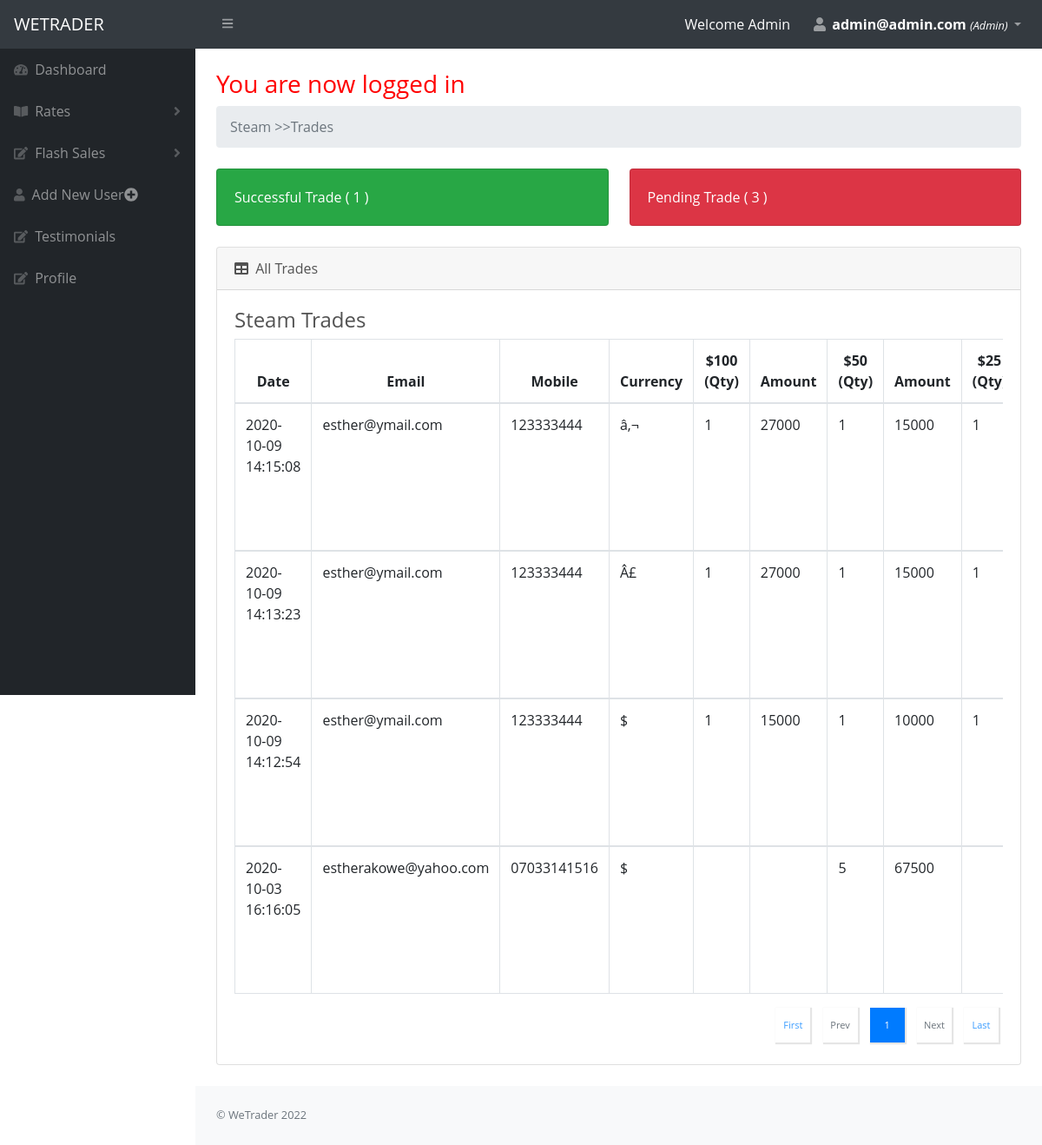
Page /admin/steam-trades.php (signed in) on the committed database.
### tables this page shows
CREATE TABLE `steam_card` (
  `id` int(11) NOT NULL,
  `date` datetime NOT NULL DEFAULT CURRENT_TIMESTAMP,
  `phone` varchar(1000) NOT NULL,
  `email` varchar(100) NOT NULL,
  `amount_100` varchar(100) NOT NULL,
  `quantity_100` varchar(100) NOT NULL,
  `price_100` varchar(100) NOT NULL,
  `amount_50` varchar(100) NOT NULL,
  `quantity_50` varchar(100) NOT NULL,
  `price_50` varchar(100) NOT NULL,
  `amount_25` varchar(100) NOT NULL,
  `quantity_25` varchar(100) NOT NULL,
  `price_25` varchar(100) NOT NULL,
  `status` varchar(100) NOT NULL,
  `bank` varchar(100) NOT NULL,
  `account_name` varchar(100) NOT NULL,
  `account_number` varchar(100) NOT NULL,
  `currency` varchar(100) NOT NULL,
  `image` longtext NOT NULL,
  `t_ref` varchar(100) NOT NULL
);

### admin/steam-trades.php (the view, shortened to what this page needs)
<?php
include('head.php');
include ('navbar.php');
?>
<?php
include ('sidebar.php');
?>
    <div id="layoutSidenav_content">
    <main>
        <div class="container-fluid">
            <h1 class="mt-4" style="color:red;"> <?php if (isset($_SESSION['success'])) : ?>
                    <div class="error success" >
                        <h3>
                            <?php
                            echo $_SESSION['success'];
                            ?>
                        </h3>
                    </div>
                <?php endif ?> </h1>
            <ol class="breadcrumb mb-4">
                <li class="breadcrumb-item active">Steam >>Trades</li>
            </ol>
            <div class="row">
                <div class="col-xl-6 col-md-6">
                    <div class="card bg-success text-white mb-4">
                        <div class="card-body">Successful Trade (
                            <?php
                            global $db;
                            $query = "SELECT COUNT(status) FROM steam_card WHERE status = 'Completed'";
                            $result = $db->query($query);
                            while($row = $result->fetch_assoc()){
                                echo  $row['COUNT(status)'];
                            }
                            ?>
                            )</div>
                    </div>
                </div>
                <div class="col-xl-6 col-md-6">
                    <div class="card bg-danger text-white mb-4">
                        <div class="card-body">Pending Trade (
                            <?php
                            global $db;
                            $query = "SELECT COUNT(status) FROM steam_card WHERE status = 'Pending'";
                            $result = $db->query($query);
                            while($row = $result->fetch_assoc()){
                                echo  $row['COUNT(status)'];
                            }
                            ?>
                            )
                        </div>
                    </div>
                </div>
            </div>
            <div class="card mb-4">
                <div class="card-header">
                    <i class="fas fa-table mr-1"></i>
                    All Trades
                </div>
                <div class="card-body">
                    <h4>Steam Trades</h4>
                    <div class="table-responsive" >
                        <table class="table table-bordered"  id="" width="100%" cellspacing="0">
                            <thead>
                            <tr class="text-c">
                                <th>Date</th>
                                <th>Email</th>
                                <th>Mobile</th>
                                <th>Currency</th>
                                <th>$100 (Qty)</th>
                                <th>Amount</th>
                                <th>$50 (Qty)</th>
                                <th>Amount</th>
                                <th>$25 (Qty)</th>
                            </tr>
                            </thead>
                            <tbody>
                            <?php
                            if (isset($_GET['pageno'])) {
                                $pageno = $_GET['pageno'];
                            } else {
                                $pageno = 1;
                            }
                            $no_of_records_per_page = 5;
                            $offset = ($pageno-1) * $no_of_records_per_page;
                            global $db;
                            $total_pages_sql = "SELECT COUNT(*) FROM steam_card ORDER BY date DESC ";
                            $result = mysqli_query($db,$total_pages_sql);
                            $total_rows = mysqli_fetch_array($result)[0];
                            $total_pages = ceil($total_rows / $no_of_records_per_page);
                            $sql = "SELECT * FROM steam_card ORDER BY date DESC  LIMIT $offset, $no_of_records_per_page";
                            $res_data = mysqli_query($db,$sql);
                            if ($result->num_rows > 0) {
                                while($row = mysqli_fetch_array($res_data)){
                                    echo "<tbody>
                                   <tr>
                                    <td>$row[date]</td>
                                    <td>$row[email]</td>
                                    <td>$row[phone]</td>
                                     <td>$row[currency]</td>
                                    <td>$row[quantity_100]</td>
                                    <td>$row[price_100]</td>
                                    <td>$row[quantity_50]</td>
                                    <td>$row[price_50]</td>
                                    <td>$row[quantity_25]</td>
                                    <td>$row[price_25]</td>
                                    <td>$row[bank]</td>
                                    <td>$row[account_name]</td>
                                    <td>$row[account_number]</td>
                                     <td>$row[t_ref]</td>
                                    <td class='text-c'><img src=$row[image] width='220' height='120'><br>
                                    <a href='$row[image] ' download class='text-success'>Download</a>
                               </td>
                                <td class='text-danger'>$row[status]</td>
                                <td>
                                  <form action='' method='post'>
                                   <input type='hidden' value='$row[id]' name='id'/>
                                     <input type='hidden' value='Completed' name='approve'>
                                 <input type='submit' name='update_btn'  value='Approve' class=' btn btn-success' role='button'></form>
                                        <br>
                                      <form action='' method='post'>
                                   <input type='hidden' value='$row[id]' name='id'/>
                                     <input type='hidden' value='Cancel' name='cancel'>
                                 <input type='submit' name='cancel_btn'  value='Cancel' class=' btn btn-danger' role='button'></form>
                                 </td>
                                </tr>";
                                }
                                echo "</tbody></table>";
                            }
                            ?>
                            <nav aria-label="Page navigation example">
                                <ul class="pagination">
                                    <li class="page-item"><a class="page-link" href="?pageno=1">First</a></li>
                                    <li class="<?php if($pageno <= 1){ echo 'disabled'; } ?> page-item">
                                        <a class="page-link" href="<?php if($pageno <= 1){ echo '#'; } else { echo "?pageno=".($pageno - 1); } ?>">Prev</a>
                                    </li>
                                    <?php
                                    if ($total_pages <= 10){
                                        for ($counter = 1; $counter <= $total_pages; $counter++){
                                            if ($counter == $pageno) {
                                                echo "<li class='page-item active'><a class='page-link'>$counter</a></li>";
                                            }else{
                                                echo "<li class='page-item'><a class='page-link' href='?pageno=$counter'>$counter</a></li>";
                                            }
                                        }
                                    }
                                    ?>
                                    <li class="page-item <?php if($pageno >= $total_pages){ echo 'disabled'; } ?> ">
                                        <a class="page-link" href="<?php if($pageno >= $total_pages){ echo '#'; } else { echo "?pageno=".($pageno + 1); } ?>">Next</a>
                                    </li>
                                    <li class="page-item"><a class="page-link" href="?pageno=<?php echo $total_pages; ?>">Last</a></li>
                                </ul>
                            </nav>
                    </div>
                </div>
            </div>
    </main>
<?php
include('foot.php');
?>

### rows in the picture
steam_card: date "2020-10-09 14:15:08", email "esther@ymail.com", phone "123333444", currency "â‚¬", quantity_100 "1", price_100 "27000", quantity_50 "1", price_50 "15000", quantity_25 "1"
steam_card: date "2020-10-09 14:13:23", email "esther@ymail.com", phone "123333444", currency "Â£", quantity_100 "1", price_100 "27000", quantity_50 "1", price_50 "15000", quantity_25 "1"
steam_card: date "2020-10-09 14:12:54", email "esther@ymail.com", phone "123333444", currency "$", quantity_100 "1", price_100 "15000", quantity_50 "1", price_50 "10000", quantity_25 "1"
steam_card: date "2020-10-03 16:16:05", email "estherakowe@yahoo.com", phone "07033141516", currency "$", quantity_50 "5", price_50 "67500"

### other values in the picture
$_SESSION['user']['email'] "admin@admin.com"
$_SESSION['user']['user_type'] "Admin"
$_SESSION['success'] "You are now logged in"
$row['COUNT(status)'] "1"
$row['COUNT(status)'] "3"
